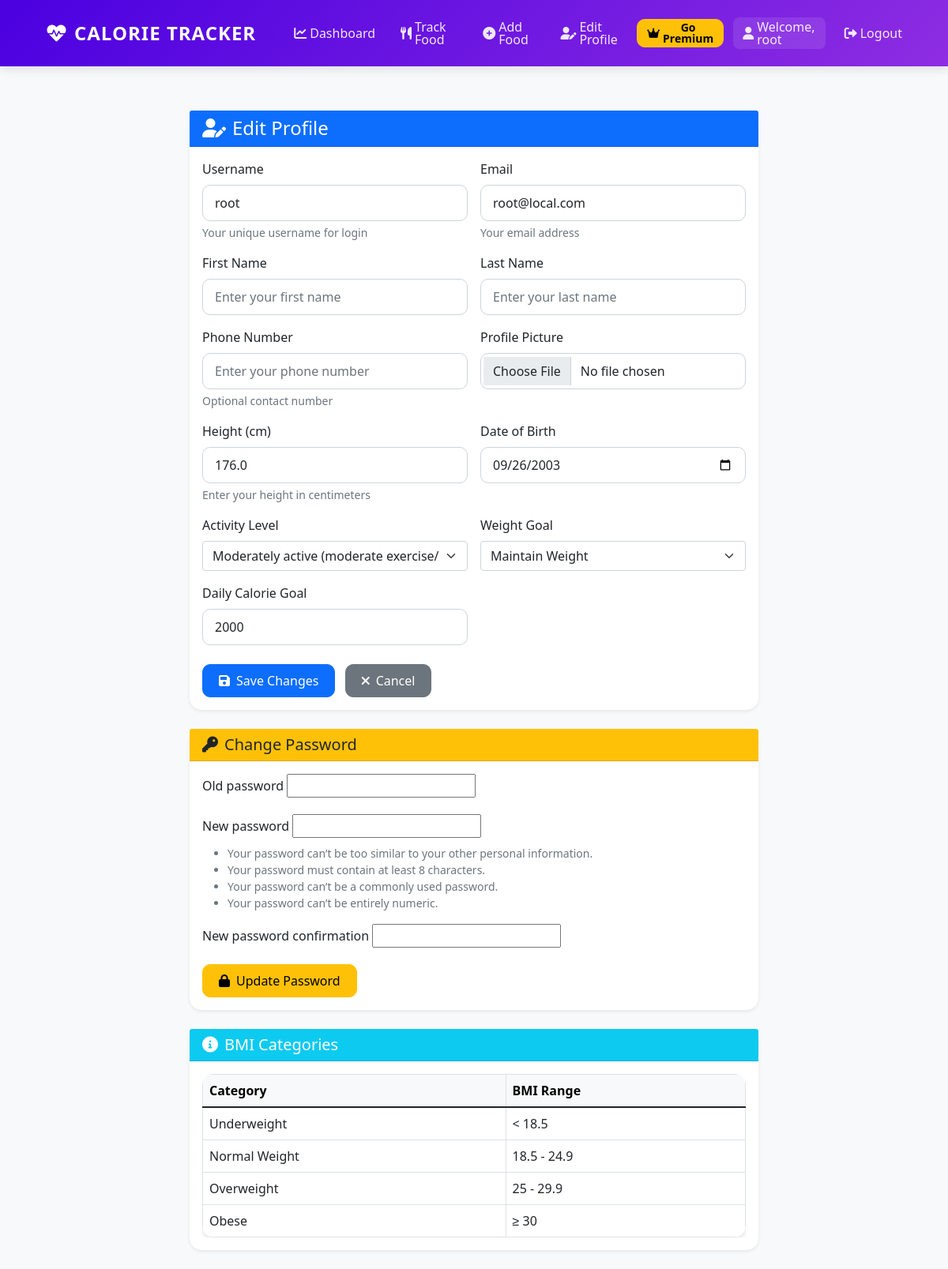
Page /profile/edit/ (signed in) on the committed database.
### myapp/models.py (models this page shows, shortened)
class UserProfile(models.Model):
    ACTIVITY_CHOICES = [
        ('sedentary', 'Sedentary (little or no exercise)'),
        ('light', 'Lightly active (light exercise/sports 1-3 days/week)'),
        ('moderate', 'Moderately active (moderate exercise/sports 3-5 days/week)'),
        ('very', 'Very active (hard exercise/sports 6-7 days/week)'),
        ('super', 'Super active (very hard exercise & physical job or training twice per day)')
    ]
    GOAL_CHOICES = [
        ('lose', 'Lose Weight'),
        ('maintain', 'Maintain Weight'),
        ('gain', 'Gain Weight')
    ]
    user = models.OneToOneField(User, on_delete=models.CASCADE)
    date_of_birth = models.DateField(null=True, blank=True)
    height = models.FloatField(help_text="Height in cm", null=True, blank=True)
    activity_level = models.CharField(max_length=20, choices=ACTIVITY_CHOICES, default='moderate')
    weight_goal = models.CharField(max_length=10, choices=GOAL_CHOICES, default='maintain')
    daily_calorie_goal = models.IntegerField(default=2000)
    profile_picture = models.ImageField(upload_to='profile_pics/', null=True, blank=True)
    phone_number = models.CharField(max_length=15, blank=True, null=True, help_text="Phone number")
    is_premium = models.BooleanField(default=False)
    premium_until = models.DateTimeField(null=True, blank=True)
    stripe_customer_id = models.CharField(max_length=255, blank=True, null=True, unique=True)
    stripe_subscription_id = models.CharField(max_length=255, blank=True, null=True)
    def is_premium_active(self):
        if self.is_premium and self.premium_until:
            return timezone.now() < self.premium_until
        return False

### myapp/views.py (the view, shortened to what this page needs)
# urls.py: path('profile/edit/', views.edit_profile, name='edit_profile'),
@login_required
def edit_profile(request):
    user_profile = request.user.userprofile
    password_form = PasswordChangeForm(request.user)
    activity_choices = UserProfile.ACTIVITY_CHOICES
    goal_choices = UserProfile.GOAL_CHOICES
    context = {
        'user_profile': user_profile,
        'activity_choices': activity_choices,
        'goal_choices': goal_choices,
        'password_form': password_form,
    }
    return render(request, 'myapp/edit_profile.html', context)

### myapp/templates/myapp/edit_profile.html (shortened to what this page needs)
{% extends "myapp/base.html" %}
{% block content %}
<div class="container py-4">
    <div class="row justify-content-center">
        <div class="col-md-8">
            <div class="card border-0 shadow-sm">
                <div class="card-header bg-primary text-white">
                    <h4 class="card-title mb-0">
                        <i class="fas fa-user-edit me-2"></i>Edit Profile
                    </h4>
                </div>
                <div class="card-body">
                    <form method="POST" enctype="multipart/form-data">
                        <div class="row g-3">
                            <div class="col-md-6">
                                <label class="form-label">Username</label>
                                <input type="text" name="username" class="form-control" value="{{ user.username }}" placeholder="Enter your username" required>
                                <div class="form-text">Your unique username for login</div>
                            </div>
                            <div class="col-md-6">
                                <label class="form-label">Email</label>
                                <input type="email" name="email" class="form-control" value="{{ user.email }}" placeholder="Enter your email" required>
                                <div class="form-text">Your email address</div>
                            </div>
                            <div class="col-md-6">
                                <label class="form-label">First Name</label>
                                <input type="text" name="first_name" class="form-control" value="{{ user.first_name|default:'' }}" placeholder="Enter your first name">
                            </div>
                            <div class="col-md-6">
                                <label class="form-label">Last Name</label>
                                <input type="text" name="last_name" class="form-control" value="{{ user.last_name|default:'' }}" placeholder="Enter your last name">
                            </div>
                            <div class="col-md-6">
                                <label class="form-label">Phone Number</label>
                                <input type="tel" name="phone_number" class="form-control" value="{{ user_profile.phone_number|default:'' }}" placeholder="Enter your phone number">
                                <div class="form-text">Optional contact number</div>
                            </div>
                            <div class="col-md-6">
                                <label class="form-label">Profile Picture</label>
                                <input type="file" name="profile_picture" class="form-control" accept="image/*">
                            </div>
                            <div class="col-md-6">
                                <label class="form-label">Height (cm)</label>
                                <input type="number" name="height" class="form-control" value="{{ user_profile.height|default:'' }}" step="0.1" min="0" required>
                                <div class="form-text">Enter your height in centimeters</div>
                            </div>
                            <div class="col-md-6">
                                <label class="form-label">Date of Birth</label>
                                <input type="date" name="date_of_birth" class="form-control" value="{{ user_profile.date_of_birth|date:'Y-m-d'|default:'' }}">
                            </div>
                            <div class="col-md-6">
                                <label class="form-label">Activity Level</label>
                                <select name="activity_level" class="form-select" required>
                                    {% for value, label in activity_choices %}
                                    <option value="{{ value }}" {% if user_profile.activity_level == value %}selected{% endif %}>
                                        {{ label }}
                                    </option>
                                    {% endfor %}
                                </select>
                            </div>
                            <div class="col-md-6">
                                <label class="form-label">Weight Goal</label>
                                <select name="weight_goal" class="form-select" required>
                                    {% for value, label in goal_choices %}
                                    <option value="{{ value }}" {% if user_profile.weight_goal == value %}selected{% endif %}>
                                        {{ label }}
                                    </option>
                                    {% endfor %}
                                </select>
                            </div>
                            <div class="col-md-6">
                                <label class="form-label">Daily Calorie Goal</label>
                                <input type="number" name="daily_calorie_goal" class="form-control" value="{{ user_profile.daily_calorie_goal }}" required>
                            </div>
                        </div>
                        <div class="mt-4">
                            <button type="submit" class="btn btn-primary">
                                <i class="fas fa-save me-2"></i>Save Changes
                            </button>
                            <a href="{% url 'dashboard' %}" class="btn btn-secondary ms-2">
                                <i class="fas fa-times me-2"></i>Cancel
                            </a>
                        </div>
                    </form>
                </div>
            </div>
            <div class="card border-0 shadow-sm mt-4">
                <div class="card-header bg-warning text-dark">
                    <h5 class="card-title mb-0">
                        <i class="fas fa-key me-2"></i>Change Password
                    </h5>
                </div>
                <div class="card-body">
                    <form method="POST">
                        {% for field in password_form %}
                        <div class="mb-3">
                            <label class="form-label">{{ field.label }}</label>
                            {{ field }}
                            {% if field.help_text %}
                            <div class="form-text text-muted small">{{ field.help_text }}</div>
                            {% endif %}
                        </div>
                        {% endfor %}
                        <div class="mt-3">
                            <button type="submit" name="change_password" class="btn btn-warning">
                                <i class="fas fa-lock me-2"></i>Update Password
                            </button>
                        </div>
                    </form>
                </div>
            </div>
            <div class="card border-0 shadow-sm mt-4">
                <div class="card-header bg-info text-white">
                    <h5 class="card-title mb-0">
                        <i class="fas fa-info-circle me-2"></i>BMI Categories
                    </h5>
                </div>
                <div class="card-body">
                    <div class="table-responsive">
                        <table class="table table-bordered mb-0">
                            <thead class="table-light">
                                <tr>
                                    <th>Category</th>
                                    <th>BMI Range</th>
                                </tr>
                            </thead>
                            <tbody>
                                <tr>
                                    <td>Underweight</td>
                                    <td>&lt; 18.5</td>
                                </tr>
                                <tr>
                                    <td>Normal Weight</td>
                                    <td>18.5 - 24.9</td>
                                </tr>
                                <tr>
                                    <td>Overweight</td>
                                    <td>25 - 29.9</td>
                                </tr>
                                <tr>
                                    <td>Obese</td>
                                    <td>≥ 30</td>
                                </tr>
                            </tbody>
                        </table>
                    </div>
                </div>
            </div>
        </div>
    </div>
</div>
{% endblock %}

### myapp/templates/myapp/base.html (shortened to what this page needs)
<!DOCTYPE html>
<html lang="en">
<head>
    <link href="https://cdn.jsdelivr.net/npm/bootstrap@5.1.3/dist/css/bootstrap.min.css" rel="stylesheet">
    <link rel="stylesheet" href="https://cdnjs.cloudflare.com/ajax/libs/font-awesome/6.0.0/css/all.min.css">
</head>
<body>
    <div class="container-fluid px-0">
        <nav class="navbar navbar-expand-lg navbar-dark">
            <div class="container">
                <a class="navbar-brand" href="{% url 'dashboard' %}">
                    <i class="fas fa-heart-pulse"></i>
                    Calorie Tracker
                </a>
                <div class="collapse navbar-collapse" id="navbarNav">
                    <ul class="navbar-nav ms-auto">
                        {% if user.is_authenticated %}
                        <li class="nav-item">
                            <a class="nav-link {% if request.path == '/' %}active{% endif %}" href="{% url 'dashboard' %}">
                                <i class="fas fa-chart-line me-1"></i> Dashboard
                            </a>
                        </li>
                        <li class="nav-item">
                            <a class="nav-link {% if request.path == '/track/' %}active{% endif %}" href="{% url 'index' %}">
                                <i class="fas fa-utensils me-1"></i> Track Food
                            </a>
                        </li>
                        <li class="nav-item">
                            <a class="nav-link" href="{% url 'add_food' %}">
                                <i class="fas fa-plus-circle me-1"></i> Add Food
                            </a>
                        </li>
                        <li class="nav-item">
                            <a class="nav-link" href="{% url 'edit_profile' %}">
                                <i class="fas fa-user-edit me-1"></i> Edit Profile
                            </a>
                        </li>
                        <li class="nav-item">
                            {% if user.userprofile.is_premium_active %}
                                <span class="nav-link" style="background: linear-gradient(135deg, #FFD700 0%, #FFA500 100%); border-radius: 20px; color: black !important; font-weight: bold;">
                                    <i class="fas fa-crown me-1"></i> Premium ✓
                                </span>
                            {% else %}
                                <a class="nav-link btn btn-warning btn-sm" href="{% url 'subscription_plans' %}" style="color: black !important; font-weight: bold;">
                                    <i class="fas fa-crown me-1"></i> Go Premium
                                </a>
                            {% endif %}
                        </li>
                        <li class="nav-item">
                            <span class="nav-link welcome-text">
                                {% if user.userprofile.profile_picture %}
                                <img src="{{ user.userprofile.profile_picture.url }}" alt="Profile" style="width: 32px; height: 32px; border-radius: 50%; object-fit: cover; margin-right: 0.5rem; border: 2px solid white;">
                                {% else %}
                                <i class="fas fa-user me-1"></i>
                                {% endif %}
                                Welcome, {{ user.get_full_name|default:user.username }}
                            </span>
                        </li>
                        <li class="nav-item">
                            <form action="{% url 'logout' %}" method="post" class="d-inline">
                                <button type="submit" class="nav-link btn btn-link" style="border: none; background: none;">
                                    <i class="fas fa-sign-out-alt me-1"></i> Logout
                                </button>
                            </form>
                        </li>
                        {% else %}
                        <li class="nav-item">
                            <a class="nav-link" href="{% url 'login' %}">
                                <i class="fas fa-sign-in-alt me-1"></i> Login
                            </a>
                        </li>
                        {% endif %}
                    </ul>
                </div>
            </div>
        </nav>
    </div>
    <div class="container">
        {% block content %}
        {% endblock %}
    </div>
</body>
</html>

### rows in the picture
UserProfile: height "176.0", date_of_birth "09/26/2003", activity_level "Moderately active (moderate exercise/sports 3-5 days/week)", weight_goal "Maintain Weight", daily_calorie_goal "2000"

### other values in the picture
{{ user.get_full_name|default:user.username }} "root"
{{ field.label }} "Old password" "New password" "New password confirmation"
